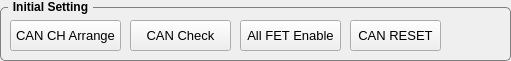
  <widget class="QGroupBox" name="GB_JointSelection">
   <property name="geometry">
    <rect>
     <x>10</x>
     <y>10</y>
     <width>511</width>
     <height>61</height>
    </rect>
   </property>
   <property name="font">
    <font>
     <weight>75</weight>
     <bold>true</bold>
    </font>
   </property>
   <property name="styleSheet">
    <string notr="true">QGroupBox {
    border: 1px solid gray;
    border-radius: 5px;
    margin-top: 7px;
}

QGroupBox::title {
    subcontrol-origin: margin;
    left: 8px;
    padding: 0 3px 0 3px;
}
</string>
   </property>
   <property name="title">
    <string>Initial Setting</string>
   </property>
   <widget class="QPushButton" name="BTN_CAN_CHECK">
    <property name="geometry">
     <rect>
      <x>130</x>
      <y>20</y>
      <width>101</width>
      <height>31</height>
     </rect>
    </property>
    <property name="font">
     <font>
      <pointsize>10</pointsize>
     </font>
    </property>
    <property name="text">
     <string>CAN Check</string>
    </property>
   </widget>
   <widget class="QPushButton" name="BTN_FET_ONOFF">
    <property name="geometry">
     <rect>
      <x>240</x>
      <y>20</y>
      <width>101</width>
      <height>31</height>
     </rect>
    </property>
    <property name="font">
     <font>
      <pointsize>10</pointsize>
     </font>
    </property>
    <property name="text">
     <string>All FET Enable</string>
    </property>
   </widget>
   <widget class="QPushButton" name="BTN_FET_ONOFF_2">
    <property name="geometry">
     <rect>
      <x>350</x>
      <y>20</y>
      <width>91</width>
      <height>31</height>
     </rect>
    </property>
    <property name="font">
     <font>
      <pointsize>10</pointsize>
     </font>
    </property>
    <property name="text">
     <string>CAN RESET</string>
    </property>
   </widget>
   <widget class="QPushButton" name="BTN_CAN_CHANNEL_ARRANGE">
    <property name="geometry">
     <rect>
      <x>10</x>
      <y>20</y>
      <width>111</width>
      <height>31</height>
     </rect>
    </property>
    <property name="font">
     <font>
      <pointsize>10</pointsize>
     </font>
    </property>
    <property name="text">
     <string>CAN CH Arrange</string>
    </property>
   </widget>
  </widget>
